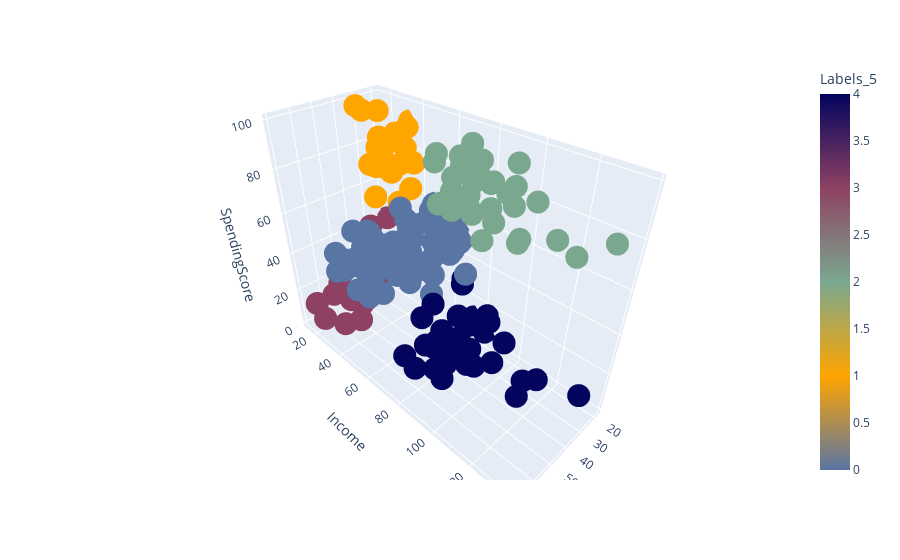

Source (notebook cell):
### Code cell
fig = px.scatter_3d(X, x='Age', y='Income', z='SpendingScore', color=X['Labels_5'], color_continuous_scale=['#5975A4', 'orange', '#7AA88F', '#8E4162', '#03045E'])
fig.show()

### Figure 1 — Plotly figure (JSON) as saved in the notebook; plotly's stock layout.template omitted (floating-point values rounded to 4 significant figures; data arrays with more than 128 entries replaced by an {"elided": "..."} marker saying what was removed)
{"data": [{"hovertemplate": "Age=%{x}<br>Income=%{y}<br>SpendingScore=%{z}<br>Labels_5=%{marker.color}<extra></extra>", "legendgroup": "", "marker": {"color": {"elided": "200 int values"}, "coloraxis": "coloraxis", "symbol": "circle"}, "mode": "markers", "name": "", "scene": "scene", "showlegend": false, "type": "scatter3d", "x": {"elided": "200 int values"}, "y": {"elided": "200 int values"}, "z": {"elided": "200 int values"}}], "layout": {"coloraxis": {"colorbar": {"title": {"text": "Labels_5"}}, "colorscale": [[0, "#5975A4"], [0.25, "orange"], [0.5, "#7AA88F"], [0.75, "#8E4162"], [1, "#03045E"]]}, "legend": {"tracegroupgap": 0}, "margin": {"t": 60}, "scene": {"domain": {"x": [0, 1], "y": [0, 1]}, "xaxis": {"title": {"text": "Age"}}, "yaxis": {"title": {"text": "Income"}}, "zaxis": {"title": {"text": "SpendingScore"}}}}}
